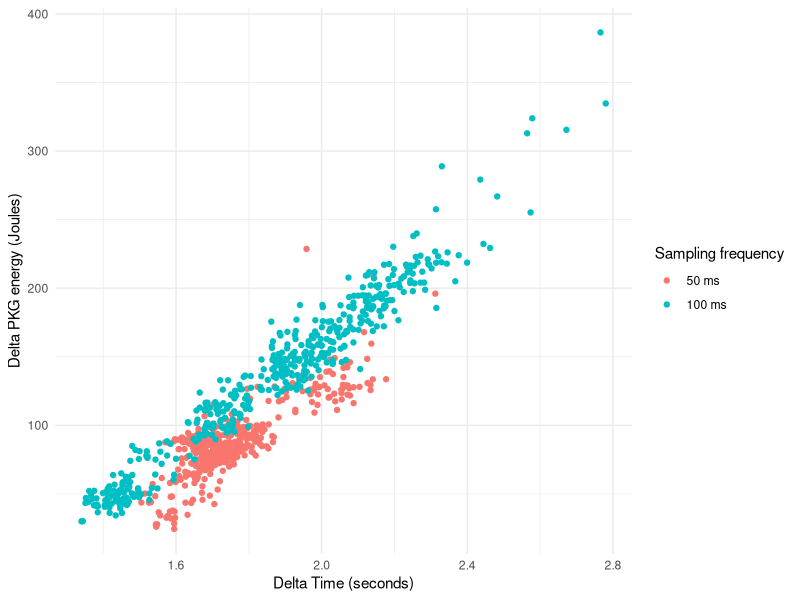
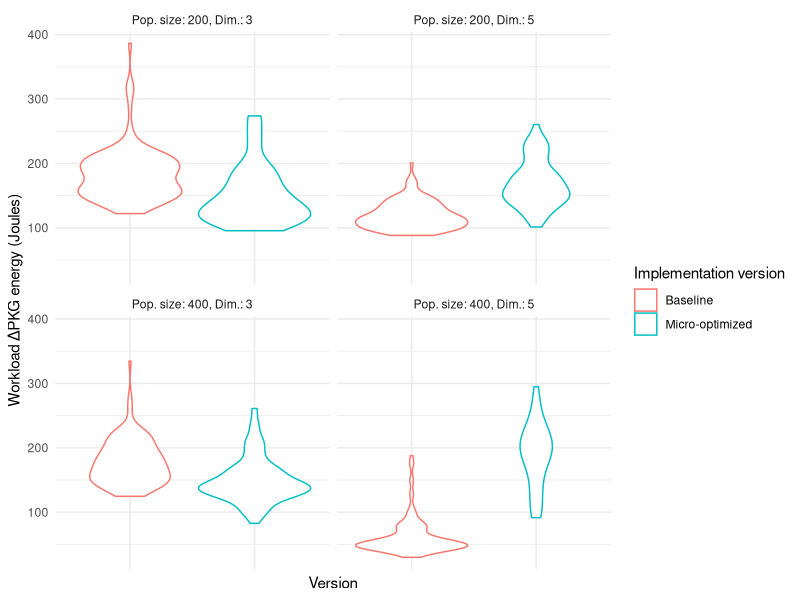
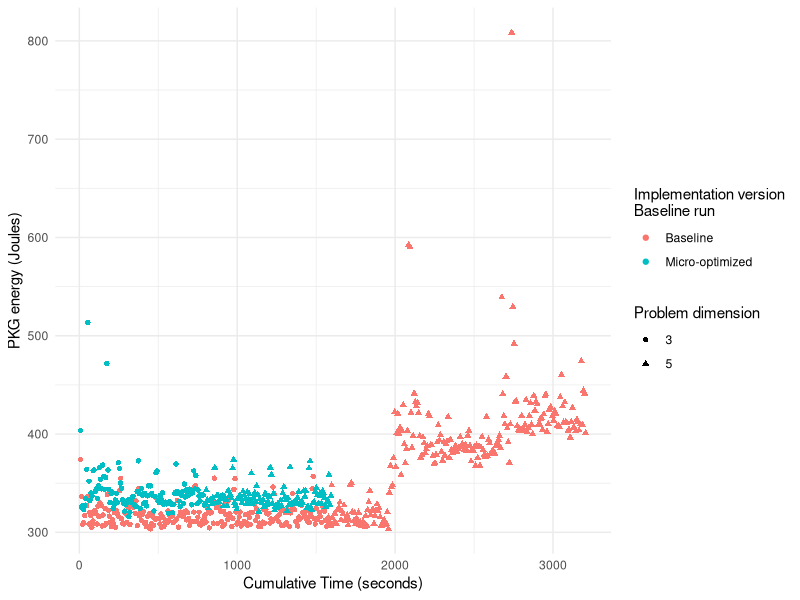
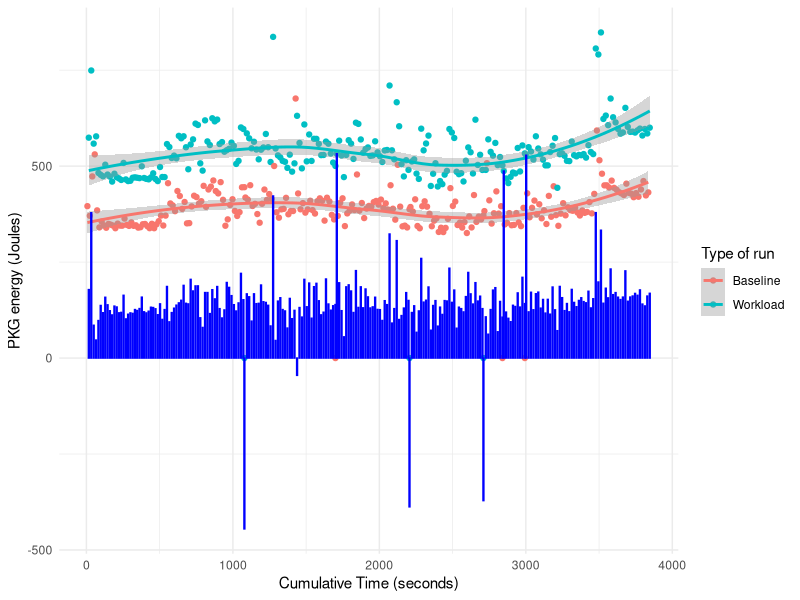
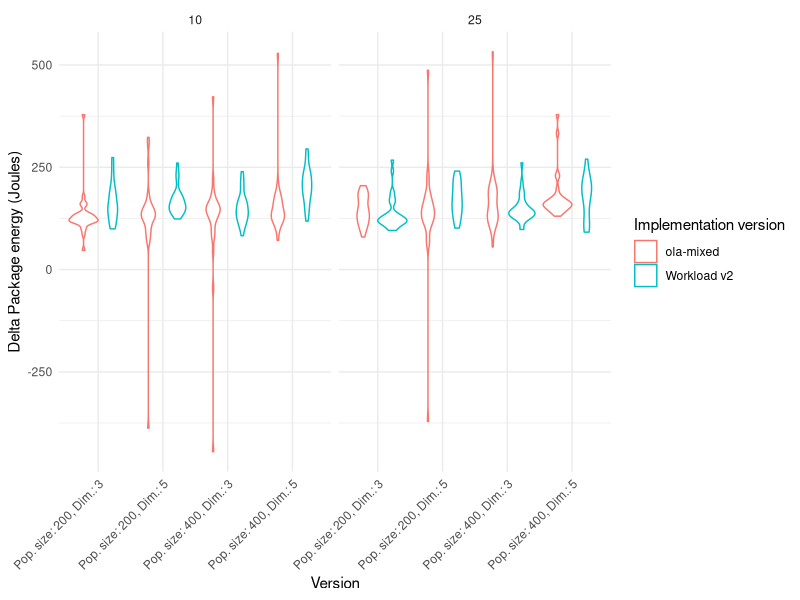
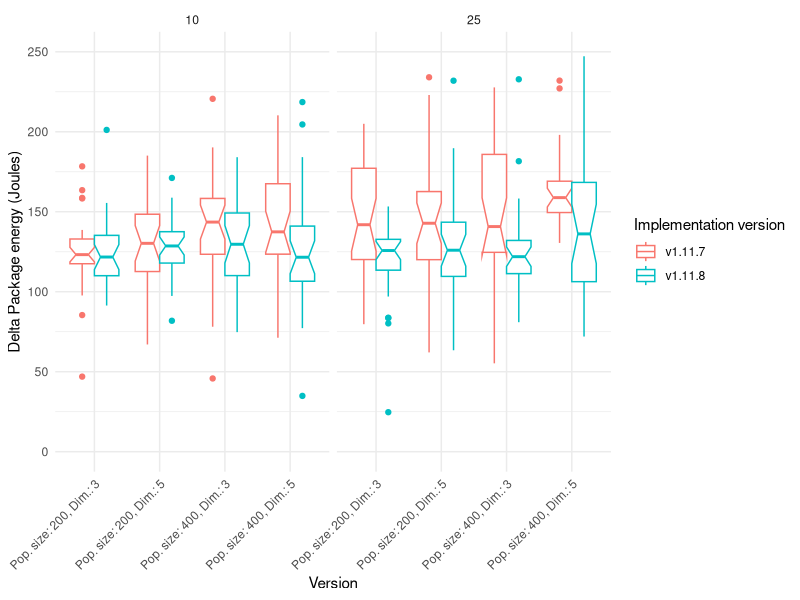
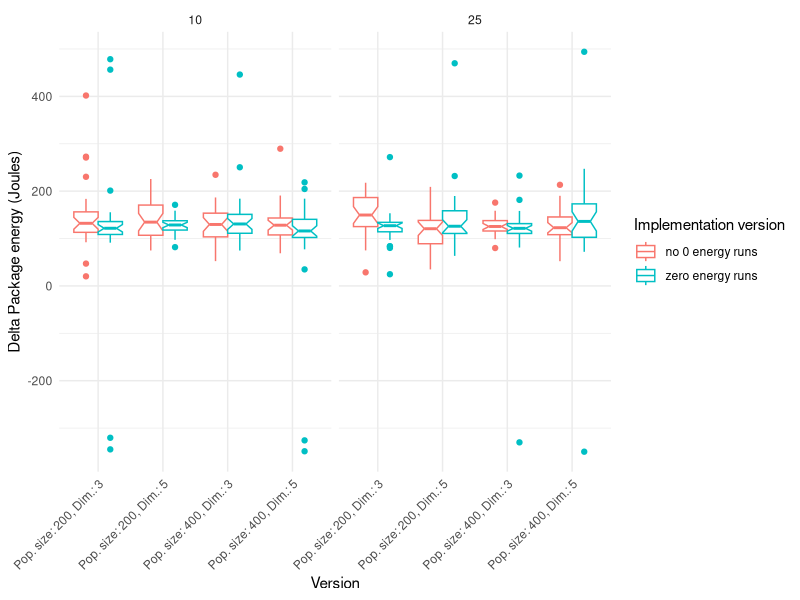
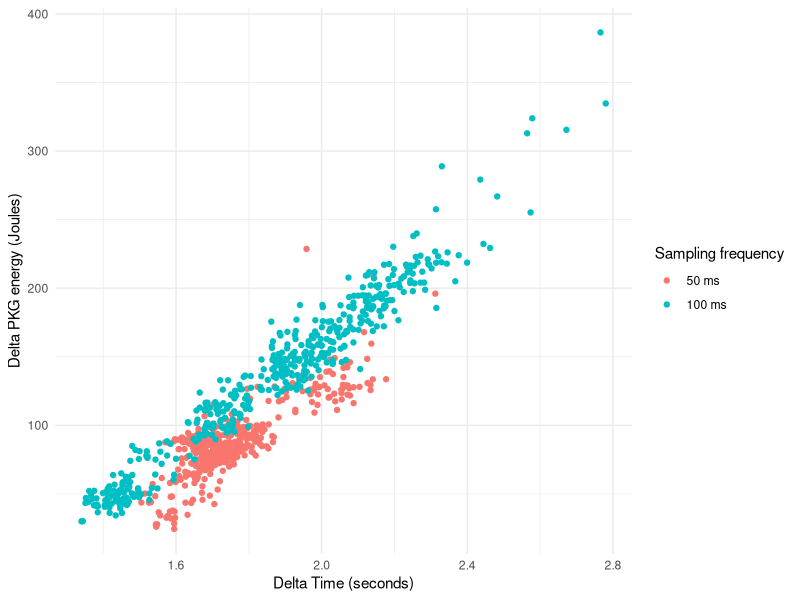

Generate these figures, in order, with R:
## ----ola.base.frequency, echo=FALSE, warning=F, message=F-------------------------------------------
null_baseline_columns <- c("alpha", "max_gens", "different_seeds", "diff_fitness", "generations", "evaluations")
baseline_data_evoapps <- read.csv("data/evoapps-1.11.7-baseline-bna-baseline-16-Oct-11-08-20.csv")
baseline_data_evoapps[ null_baseline_columns ] <- NULL

baseline_data_ola_100s <- read.csv( "data/ola-base-ola-baseline-14-Dec-12-06-42.csv")
baseline_data_ola_100s$work <- "ola-baseline"
baseline_data_ola_100s[null_baseline_columns] <- NULL

initial_baseline_data <- rbind(baseline_data_evoapps, baseline_data_ola_100s)
initial_baseline_data$power <- initial_baseline_data$PKG / initial_baseline_data$seconds
library(ggplot2)
#ggplot(initial_baseline_data,aes(x=PKG,y=seconds,color=work))+geom_point() + theme_minimal() +
  # xlab("Package energy (Joules)") +
  # ylab("Time (seconds)")

library(dplyr)
initial_baseline_data %>% group_by(population_size, dimension, work) %>% summarise(
    mean_pkg = mean(PKG),
    sd_pkg = sd(PKG),
    mean_time = mean(seconds),
    sd_time = sd(seconds),
    mean_power = mean(power),
    sd_power = sd(power)
  ) -> initial_baseline_data_summary

# compute wilcoxon tests between work values for every population_size and dimension
wilcoxon_tests <- function( data, column_name = "PKG" ) {
  wilcoxon_results <- data.frame()
  for (pop_size in unique(data$population_size)) {
    for (dim in unique(data$dimension)) {
      data_subset <- data %>% filter(population_size == pop_size, dimension == dim)
      work_values <- unique(data_subset$work)
      if (length(work_values) == 2) {
        work1_data <- data_subset %>% filter(work == work_values[1]) %>% pull(.data[[column_name]])
        work2_data <- data_subset %>% filter(work == work_values[2]) %>% pull(.data[[column_name]])
        wilcox_test <- wilcox.test(work1_data, work2_data)
        wilcoxon_results <- rbind(wilcoxon_results, data.frame(
          population_size = pop_size,
          dimension = dim,
          work1 = work_values[1],
          work2 = work_values[2],
          p_value = wilcox_test$p.value
        ))
      }
    }
  }
return(wilcoxon_results)
}

wilcoxon_initial_baseline <- wilcoxon_tests( initial_baseline_data )

initial_baseline_data_summary$sd_and_mean_pkg <- paste0("$",
  round(initial_baseline_data_summary$mean_pkg, 2), " \\pm", round(initial_baseline_data_summary$sd_pkg, 2), "$"
)

library(reshape2)
initial_baseline_table <- reshape2::dcast(
  initial_baseline_data_summary,
  population_size + dimension ~ work,
  value.var = "sd_and_mean_pkg"
)

# add a column with the p-values from the wilcoxon tests in wilcoxon_initial_baseline for every population_size and dimension

initial_baseline_table <- merge(
  initial_baseline_table,
  wilcoxon_initial_baseline %>%
    select(population_size, dimension, p_value),
  by = c("population_size", "dimension")
)

initial_baseline_table %>% mutate( p_value = ifelse( as.numeric(p_value) < 0.05, "+", "-" ) ) -> initial_baseline_table

library(kableExtra)

kable(initial_baseline_table, "latex",
      col.names = c("Population size","Dimension","Baseline PKG (J)","Sampling = 100s", "Significant"),
      caption = "Baseline energy consumption for different sampling frequencies",
      escape=FALSE) %>%
  kable_styling( full_width = F)



## ----ola.deltas, echo=FALSE, warning=F, message=F,fig.cap="Workload energy spent vs. time for the initial configuration vs. measurements with sampling period = 100 ms", fig.height=3----
compute_deltas <- function( baseline_summary, workload ) {
  workload$delta_PKG <-0
  workload$delta_seconds <- 0
  for (dim in c(3,5)) {
    for ( pop_size in c(200,400)) {
      number_of_rows <- nrow(workload[ workload$dimension==dim & workload$population_size==pop_size,])
      workload[ workload$dimension==dim & workload$population_size==pop_size,]$delta_PKG <-
      workload[ workload$dimension==dim & workload$population_size==pop_size,]$PKG  -
      rep(baseline_summary[ baseline_summary$population_size == pop_size & baseline_summary$dimension==dim, ]$median_energy,number_of_rows)

      workload[ workload$dimension==dim & workload$population_size==pop_size,]$delta_seconds <-
      workload[ workload$dimension==dim & workload$population_size==pop_size,]$seconds  -
      rep(baseline_summary[ baseline_summary$population_size == pop_size & baseline_summary$dimension==dim, ]$median_time,number_of_rows)
    }
  }
  return (workload)
}

baseline_data_evoapps %>% group_by(dimension,population_size) %>%
  summarise(median_energy=median(PKG), sd_energy=sd(PKG),
            trimmed_mean_energy=mean(PKG,trim=0.2),
            median_time=median(seconds), sd_time=sd(seconds),
            trimmed_mean_time=mean(seconds, trim=0.2)) -> summary_baseline_data_evoapps

workload_data_evoapps <- read.csv("data/evoapps-1.11.7-fix-rand-bna-fix-rand-25-Oct-11-06-07.csv")
workload_data_evoapps <- compute_deltas( summary_baseline_data_evoapps, workload_data_evoapps )

workload_data_evoapps %>% group_by(dimension,population_size,max_gens,alpha) %>%
  summarise(median_delta_energy=median(delta_PKG), sd_delta_energy=sd(delta_PKG),
            trimmed_mean_delta_energy=mean(delta_PKG,trim=0.2),
            median_delta_time=median(delta_seconds), sd_delta_time=sd(delta_seconds),
            trimmed_mean_delta_time=mean(delta_seconds, trim=0.2)) -> summary_workload_data_evoapps

baseline_data_ola_100s %>% group_by(dimension,population_size) %>%
  summarise(median_energy=median(PKG), sd_energy=sd(PKG),
            trimmed_mean_energy=mean(PKG,trim=0.2),
            median_time=median(seconds), sd_time=sd(seconds),
            trimmed_mean_time=mean(seconds, trim=0.2)) -> summary_baseline_data_ola

workload_data_ola <- read.csv("data/ola-1.11.7-ola-14-Dec-13-02-30.csv")
workload_data_ola <- compute_deltas( summary_baseline_data_ola, workload_data_ola )

workload_data <- rbind( workload_data_evoapps, workload_data_ola )

ggplot(workload_data, aes(x=delta_seconds, y=delta_PKG, color=as.factor(work))) +
  geom_point() +
  theme_minimal() +
  xlab("Delta Time (seconds)") +
  ylab("Delta PKG energy (Joules)") +
  guides(color=guide_legend(title="Sampling frequency"))+
  scale_color_discrete(labels = c("50 ms", "100 ms"))

ggsave( "preso/img/workload-sampling-frequency.png", width=6, height=4.5)

## ----ola.micro, echo=FALSE, warning=F, message=F----------------------------------------------------
baseline_ola_v2_data <- read.csv("data/ola-1.11.7-v2-baseline-v2-14-Dec-20-40-47.csv")
baseline_ola_v2_data[ null_baseline_columns ] <- NULL
initial_vs_v2_baseline <- rbind(
  baseline_data_ola_100s %>% mutate( work = "ola-baseline-v1"),
  baseline_ola_v2_data %>% mutate( work = "ola-baseline-v2")
)

wilcoxon_micro_optimization <- wilcoxon_tests( initial_vs_v2_baseline )
initial_vs_v2_baseline %>% group_by(population_size, dimension, work) %>% summarise(
    mean_pkg = mean(PKG),
    sd_pkg = sd(PKG),
    mean_time = mean(seconds),
    sd_time = sd(seconds)
  ) -> initial_vs_v2_baseline_summary

initial_vs_v2_baseline_summary$sd_and_mean_pkg <- paste0("$",
  round(initial_vs_v2_baseline_summary$mean_pkg, 2), " \\pm", round(initial_vs_v2_baseline_summary$sd_pkg, 2), "$"
)

library(reshape2)
initial_vs_v2_baseline_table <- reshape2::dcast(
  initial_vs_v2_baseline_summary,
  population_size + dimension ~ work,
  value.var = "sd_and_mean_pkg"
)

initial_vs_v2_baseline_table <- merge(
  initial_vs_v2_baseline_table,
  wilcoxon_micro_optimization %>%
    select(population_size, dimension, p_value),
  by = c("population_size", "dimension")
)
initial_vs_v2_baseline_table %>% mutate( p_value = ifelse( as.numeric(p_value) < 0.05, "+", "-" ) ) -> initial_vs_v2_baseline_table

kable(initial_vs_v2_baseline_table, "latex",
      col.names = c("Population size","Dimension","Initial version","Micro-optimized version","Significant"),
      caption = "Baseline energy consumption for different implementations of the genetic operators",
      escape=FALSE) %>%
  kable_styling( full_width = F)


## ----ola.micro.plot, echo=FALSE, warning=F, message=F,fig.cap="Workload energy spent vs. time for different implementations of the genetic operators",fig.height=4, fig.pos="h!tb"----
workload_ola_v2_data <- read.csv("data/ola-1.11.7-v2-ola-v2-15-Dec-13-18-43.csv")

baseline_ola_v2_data %>% group_by(population_size, dimension) %>% summarise(
    mean_pkg = mean(PKG),
    sd_pkg = sd(PKG),
    mean_time = mean(seconds),
    sd_time = sd(seconds),
    median_energy = median(PKG),
    median_time = median(seconds),
    trimmed_mean_pkg = mean(PKG, trim=0.2)
  ) -> summary_baseline_ola_v2

workload_ola_v2_data <- compute_deltas( summary_baseline_ola_v2, workload_ola_v2_data )

initial_vs_v2_workload <- rbind(
  workload_data_ola %>% mutate( work = "ola-workload-v1"),
  workload_ola_v2_data %>% mutate( work = "ola-workload-v2")
)

initial_vs_v2_workload$population_dimension <- paste0(
  "Pop. size: ", initial_vs_v2_workload$population_size,
  ", Dim.: ", initial_vs_v2_workload$dimension
)

ggplot(initial_vs_v2_workload, aes(x=work, y=delta_PKG, color=as.factor(work))) +
  geom_violin() +
  theme_minimal() +
  xlab("Version") +
  ylab("Workload ΔPKG energy (Joules)") +
  labs(color="Implementation version") +
  facet_wrap( ~ population_dimension ) +
  scale_color_discrete(labels = c("Baseline", "Micro-optimized"))+
  theme(axis.text.x = element_blank())

ggsave( "preso/img/microptimization-violin-plot.png", width=6, height=4.5)

## ----ola.micro.hysteresis, echo=FALSE, warning=F, message=F,fig.cap="PKG energy data vs. accumulated time for the two baseline runs we are examining", fig.pos="h!tb", fig.height=3----
baseline_data_ola_100s$cumulative_time <- cumsum(baseline_data_ola_100s$seconds)
baseline_data_ola_100s$work <- "Baseline v1"
workload_data_ola$cumulative_time <- cumsum(workload_data_ola$seconds)
workload_data_ola$work <- "Workload v1"
baseline_ola_v2_data$cumulative_time <- cumsum(baseline_ola_v2_data$seconds)
baseline_ola_v2_data$work <- "Baseline v2"
workload_ola_v2_data$cumulative_time <- cumsum(workload_ola_v2_data$seconds)
workload_ola_v2_data$work <- "Workload v2"

ggplot( rbind(baseline_data_ola_100s, baseline_ola_v2_data), aes(x=cumulative_time, y=PKG, color=work, shape=factor(dimension)) ) +
  geom_point() +
  theme_minimal() +
  xlab("Cumulative Time (seconds)") +
  ylab("PKG energy (Joules)") +
  labs(color="Implementation version\nBaseline run", shape="Problem dimension") +
  scale_color_discrete(labels = c("Baseline", "Micro-optimized"))

ggsave( "preso/img/microoptimization-baseline-timeline-plot.png", width=6, height=4.5)

## ----ola.mixed, echo=FALSE, warning=F, message=F,fig.cap="Workload energy spent vs. time for different implementations of the genetic operators after mitigating hysteresis effects",fig.height=3, fig.pos="h!tb"----
ola_mixed_v11_7 <- read.csv("data/ola-1.11.7-mixed-ola-mixed-15-Dec-19-49-11.csv")
ola_mixed_v11_7$cumulative_time <- cumsum(ola_mixed_v11_7$seconds)

for (i in 2:nrow(ola_mixed_v11_7)) {
  if (ola_mixed_v11_7$work[i] == "ola-mixed") {
    ola_mixed_v11_7$delta_seconds[i] <- ola_mixed_v11_7$seconds[i] - ola_mixed_v11_7$seconds[i-1]
    ola_mixed_v11_7$delta_PKG[i] <- ola_mixed_v11_7$PKG[i] - ola_mixed_v11_7$PKG[i-1]
  }
}

ggplot( ola_mixed_v11_7, aes(x=cumulative_time, y=PKG, color=as.factor(work)), group=as.factor(work) ) +
  geom_point() + geom_smooth() +
  geom_bar(ola_mixed_v11_7[ ola_mixed_v11_7$work == "ola-mixed", ], mapping=aes(x=cumulative_time, y=delta_PKG), stat="identity", alpha=0.2, color="blue" ) +
  theme_minimal() +
  xlab("Cumulative Time (seconds)") +
  ylab("PKG energy (Joules)") + labs(color="Type of run") +
  scale_color_discrete(labels = c("Baseline", "Workload"))

ggsave( "preso/img/new-baseline-plot.png", width=6, height=4.5)


## ----ola.mixed.comparison, echo=FALSE, warning=F, message=F,fig.cap="Workload energy spent compared with different ways of measuring the workload effect; we also compare two values of the maximum number of generations run without improving fitness.",fig.height=3, fig.pos="h!tb", fig.height=4----
ola_mixed_v11_7_summary_data <- ola_mixed_v11_7 %>%
  group_by(work,population_size, dimension, max_gens) %>%
  summarise(
    mean_PKG = mean(PKG),
    median_PKG = median(PKG),
    sd_PKG = sd(PKG),
    trimmed_PKG = mean(PKG, trim = 0.2),
    mean_delta_PKG = mean(delta_PKG, trim=0.2),
    sd_delta_PKG = sd(delta_PKG)
  )

ola_mixed_v11_7_deltas_summary_data <- ola_mixed_v11_7 %>%
  group_by(work,population_size, dimension, max_gens) %>%
  summarise(
    mean_PKG = mean(PKG),
    median_PKG = median(PKG),
    sd_PKG = sd(PKG),
    trimmed_PKG = mean(PKG, trim = 0.2),
    mean_delta_PKG = mean(delta_PKG, trim=0.2),
    sd_delta_PKG = sd(delta_PKG)
  )

workload_ola_v2_data %>% group_by(dimension,population_size,max_gens,alpha) %>%
                         summarise(median_delta_energy=median(delta_PKG), sd_delta_energy=sd(delta_PKG),
                                   trimmed_mean_delta_energy=mean(delta_PKG,trim=0.2),
                          median_delta_time=median(delta_seconds), sd_delta_time=sd(delta_seconds),
                          trimmed_mean_delta_time=mean(delta_seconds, trim=0.2)) -> summary_workload_ola_v2_data

ola_mixed_v11_7[ ola_mixed_v11_7$work == "ola-mixed", ] %>%
  group_by(population_size, dimension, max_gens) %>%
  summarise(
    median_delta_energy = median(delta_PKG),
    sd_delta_energy = sd(delta_PKG),
    trimmed_mean_delta_PKG = mean(delta_PKG, trim=0.2),
    median_delta_time=median(delta_seconds),
    sd_delta_time=sd(delta_seconds),
    trimmed_mean_delta_time=mean(delta_seconds, trim=0.2)
  ) -> summary_ola_mixed_deltas

mixed_vs_separated_workload <- rbind( workload_ola_v2_data, ola_mixed_v11_7[ ola_mixed_v11_7$work == "ola-mixed", ] )
mixed_vs_separated_workload$population_dimension <- paste0(
  "Pop. size: ", mixed_vs_separated_workload$population_size,
  ", Dim.: ", mixed_vs_separated_workload$dimension
)

ggplot(mixed_vs_separated_workload, aes(x=population_dimension, y=delta_PKG, color=as.factor(work))) +
  geom_violin(position="dodge") +
  theme_minimal() +
  xlab("Version") +
  ylab("Delta Package energy (Joules)") +
  labs(color="Implementation version") + # x ticks rotated
  theme(axis.text.x = element_text(angle = 45, hjust = 1)) +
  facet_wrap( ~ max_gens )

# ggplot(mixed_vs_separated_workload, aes(x=population_dimension, y=delta_PKG, color=as.factor(max_gens))) +
#   geom_boxplot(position="dodge") +
#   theme_minimal() +
#   xlab("Version") +
#   ylab("Delta Package energy (Joules)") +
#   labs(color="Implementation version") + # x ticks rotated
#   theme(axis.text.x = element_text(angle = 45, hjust = 1)) +
#   facet_wrap( ~ work )


## ----ola.v11_8, echo=F, warning=F, message=F, fig.cap="Comparing Julia versions. We have clipped the y axis to 0,250", fig.height=4, fig.pos="h!tb"----
ola_mixed_v11_8 <- read.csv("data/ola-1.11.8-mixed-inverted-ola-mixed-inverted-16-Dec-09-02-52.csv")
ola_mixed_v11_8$cumulative_time <- cumsum(ola_mixed_v11_8$seconds)
for (i in 2:nrow(ola_mixed_v11_8)) {
  if (ola_mixed_v11_8$work[i] == "ola-mixed-inverted") {
    ola_mixed_v11_8$delta_seconds[i] <- ola_mixed_v11_8$seconds[i] - ola_mixed_v11_8$seconds[i-1]
    ola_mixed_v11_8$delta_PKG[i] <- ola_mixed_v11_8$PKG[i] - ola_mixed_v11_8$PKG[i-1]
  }
}

ola_mixed_v11_7_workload <- ola_mixed_v11_7[ ola_mixed_v11_7$work == "ola-mixed",]
ola_mixed_v11_7_workload$work <- "v1.11.7"
ola_mixed_v11_8_workload <- ola_mixed_v11_8[ ola_mixed_v11_8$work == "ola-mixed-inverted",]
ola_mixed_v11_8_workload$work <- "v1.11.8"

ola_v11_7_vs_8_data  <- rbind(ola_mixed_v11_7_workload,ola_mixed_v11_8_workload)
ola_v11_7_vs_8_data$population_dimension <- paste0(
  "Pop. size: ", ola_v11_7_vs_8_data$population_size,
  ", Dim.: ", ola_v11_7_vs_8_data$dimension
)

ggplot(ola_v11_7_vs_8_data, aes(x=population_dimension, y=delta_PKG, color=as.factor(work))) +
  geom_boxplot(position="dodge",notch=T) +
  theme_minimal() +
  xlab("Version") +
  ylab("Delta Package energy (Joules)") +
  labs(color="Implementation version") + # x ticks rotated
  theme(axis.text.x = element_text(angle = 45, hjust = 1)) +
  ylim(0,250)+
  facet_wrap(~ max_gens)


## ----ola.no0, echo=F, fig.height=4, fig.cap="Avoiding zero energy runs, comparison of results"------
ola_mixed_no0 <- read.csv("data/ola-1.11.8-ola-no0-16-Dec-17-43-49.csv" )
ola_mixed_no0$cumulative_time <- cumsum(ola_mixed_no0$seconds)
for (i in 2:nrow(ola_mixed_no0)) {
  if (ola_mixed_no0$work[i] == "ola-no0") {
    ola_mixed_no0$delta_seconds[i] <- ola_mixed_no0$seconds[i] - ola_mixed_no0$seconds[i-1]
    ola_mixed_no0$delta_PKG[i] <- ola_mixed_no0$PKG[i] - ola_mixed_no0$PKG[i-1]
  }
}

ola_mixed_v11_8_workload$work <- "zero energy runs"
ola_mixed_no0_workload <- ola_mixed_no0[ ola_mixed_no0$work == "ola-no0",]
ola_mixed_no0_workload$work <- "no 0 energy runs"

ola_0_vs_no0_data  <- rbind(ola_mixed_v11_8_workload,ola_mixed_no0_workload)
ola_0_vs_no0_data$population_dimension <- paste0(
  "Pop. size: ", ola_0_vs_no0_data$population_size,
  ", Dim.: ", ola_0_vs_no0_data$dimension
)

ggplot(ola_0_vs_no0_data, aes(x=population_dimension, y=delta_PKG, color=as.factor(work))) +
  geom_boxplot(position="dodge",notch=T) +
  theme_minimal() +
  xlab("Version") +
  ylab("Delta Package energy (Joules)") +
  labs(color="Implementation version") + # x ticks rotated
  theme(axis.text.x = element_text(angle = 45, hjust = 1)) +
  facet_wrap(~ max_gens)
